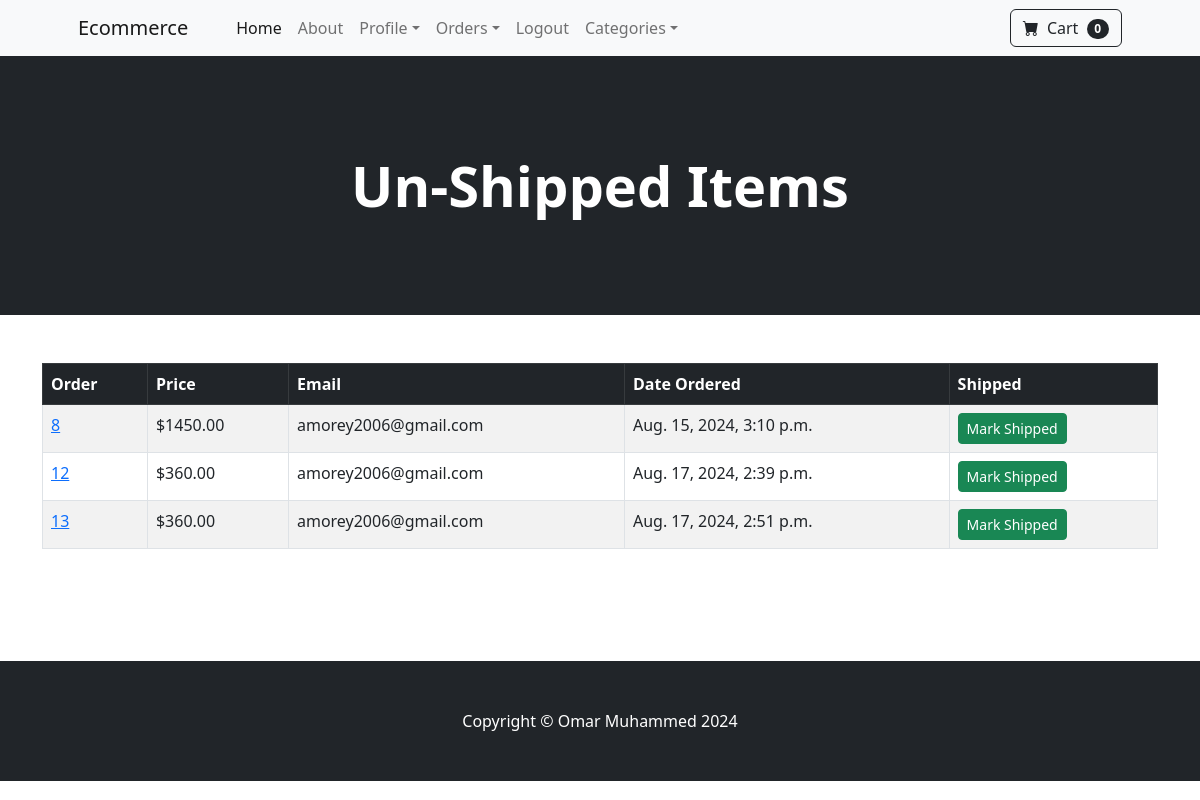
/payment/un_shipped_dash (signed in), run on the app's committed database.
### payment/models.py (models this page shows, shortened)
class Order(models.Model):
    user = models.ForeignKey(User, on_delete=models.CASCADE, null=True, blank=True)
    full_name = models.CharField(max_length=250)
    email = models.EmailField(max_length=250)
    shipping_adderss = models.TextField(max_length=15000)
    amount_paid = models.DecimalField(max_digits=7, decimal_places=2)
    date_ordered = models.DateTimeField(auto_now_add=True)
    shipped = models.BooleanField(default=False)
    date_shipped = models.DateTimeField(blank=True, null=True)

### payment/views.py (the view, shortened to what this page needs)
# urls.py: path('un_shipped_dash',views.un_shipped_dash, name='un_shipped_dash'),
def un_shipped_dash(request):
   if request.user.is_authenticated and request.user.is_superuser:
        orders = Order.objects.filter(shipped=False)
        return render(request, "payment/un_shipped_dash.html", {'orders':orders})
   else:
        messages.success(request,'Access Denied')
        return redirect('home')

### cart/cart.py (called while the page is built)
    def __len__(self):
        return len(self.cart)

### cart/context_processors.py (called while the page is built)
def cart(request):
    return {'cart':Cart(request)}

### payment/templates/payment/un_shipped_dash.html (shortened to what this page needs)
{% extends "base.html" %}
{% load static %}
{% block content %}
<header class="bg-dark py-5">
  <div class="container px-4 px-lg-5 my-5">
    <div class="text-center text-white">
      <h1 class="display-4 fw-bolder">Un-Shipped Items</h1>
    </div>
  </div>
</header>
<div class="container mt-5">
  <table class="table table-striped table-bordered">
    <thead class="table-dark">
      <tr>
        <th>Order</th>
        <th>Price</th>
        <th>Email</th>
        <th>Date Ordered</th>
        <th>Shipped</th>
      </tr>
    </thead>
    <tbody>
      {% for order in orders %}
      {% if not order.shipped %}
      <tr>
        <td><a href="{% url 'orders' order.id %}">{{ order.id }}</a></td>
        <td>${{ order.amount_paid }}</td>
        <td>{{ order.email }}</td>
        <td>{{ order.date_ordered }}</td>
      <td>
        <form method="post">
          <button class="btn btn-success btn-sm" type="submit">Mark Shipped</button>
        </form>
      </td>
      </tr>
      {% endif %}
      {% endfor %}
    </tbody>
  </table>
</div>
<br><br><br><br>
{% endblock content %}

### data on the page
Order: id "8", amount_paid "1450.00", email "amorey2006@gmail.com", date_ordered "Aug. 15, 2024, 3:10 p.m."
Order: id "12", amount_paid "360.00", email "amorey2006@gmail.com", date_ordered "Aug. 17, 2024, 2:39 p.m."
Order: id "13", amount_paid "360.00", email "amorey2006@gmail.com", date_ordered "Aug. 17, 2024, 2:51 p.m."

### other printed values
{{ cart|length }} "0"
